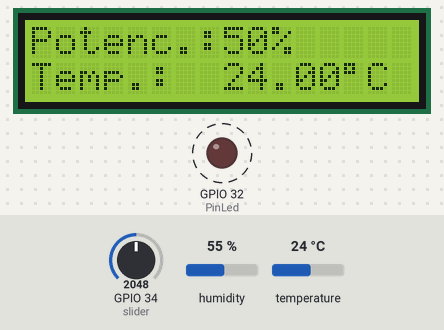
Bench run of a sketch on a simulated ESP32. Shown: 16×2 character LCD, output pins drawn as LEDs (lit = HIGH). Dashed ring = blinking. Inputs (shaded band) come from the test bench; at power-on: temperature 24 °C, GPIO 34 (slider) = 2048, humidity 55 %. What the sketch prints to the serial monitor is not drawn.

Above: at 1.2 s.
1.3 s: temperature set to 12 °C
At 2.7 s:
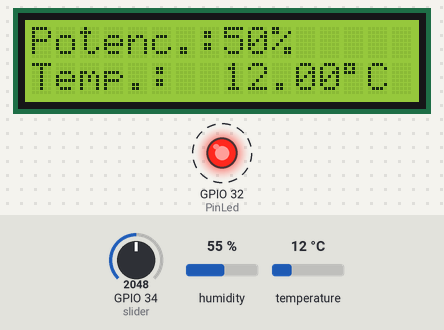
3.5 s: GPIO 34 (slider) set to 2866
At 4.8 s:
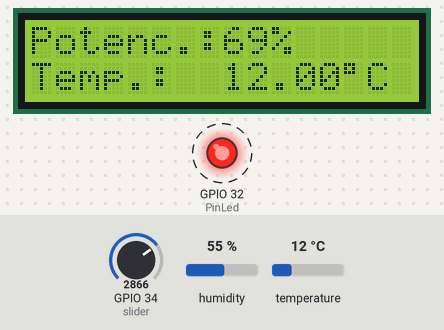
5.5 s: temperature set to 19 °C
At 6.8 s:
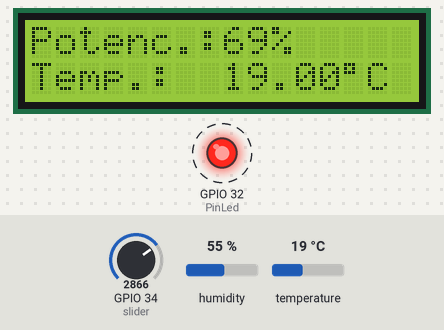
7.5 s: GPIO 34 (slider) set to 3603
At 8.6 s:
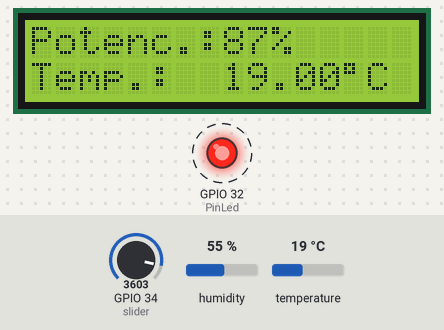
9.5 s: temperature set to 28 °C
At 10.6 s:
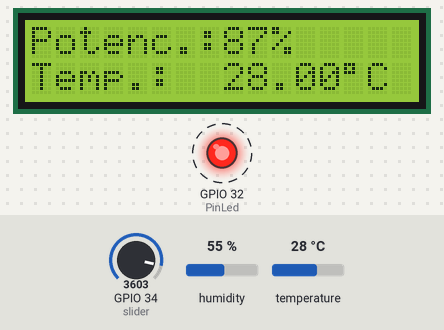
11.5 s: GPIO 34 (slider) set to 4095
At 12.8 s:
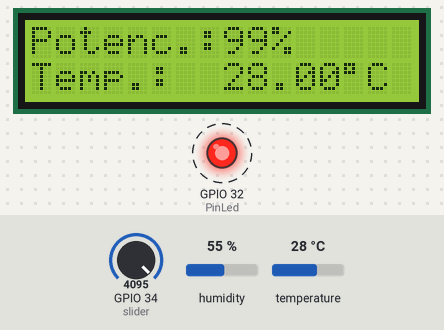
Timing chart, 0 to 14.5 s (numbered marks = the images above; inputs shaded):
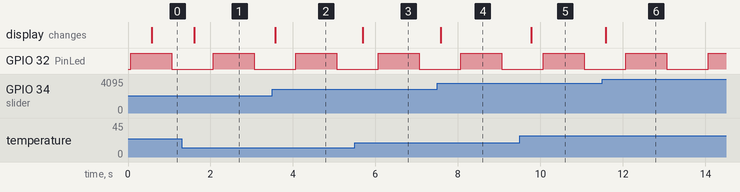

The sketch:

sketch.ino
```cpp
/* Universidade Federal do Paraná (UFPR) - DELT
 * Disciplina: Sistemas Operacionais Embarcados
 * Prática 3: Sincronização e Exclusão Mútua (Mutex)
 * Professor: Thiago José da Luz, PhD
 * Data: 28/03/2026
 * OBJETIVO: Resolver o conflito de hardware (LCD) da prática anterior.
 */

#include <Arduino.h>
#include <freertos/FreeRTOS.h>
#include <freertos/task.h>
#include <freertos/semphr.h>
#include <LiquidCrystal.h>
#include <DHTesp.h>


#// Definições de Hardware
#define slider 34     // Entrada Analógica (Potenciômetro)
#define temp 15       // Pino de dados DHT22
#define PinLed 32     // LED de status
#define DHT_PIN temp

// Barramento Paralelo do LCD (Modo 4 bits)
#define RS 19
#define E 18
#define D4 5
#define D5 17
#define D6 16
#define D7 4
LiquidCrystal lcd(RS, E, D4, D5, D6, D7);

DHTesp dhtSensor;

// Protótipos das Tasks
void TaskBlink(void *pvParameters);
void TaskSlider(void *pvParameters);
void TaskTemp(void *pvParameters);

SemaphoreHandle_t Semaforo; // Handler para o Mutex

void setup() {
  Serial.begin(115200);

 // Task 1: Criada sem afinidade fixa (escalonador decide o núcleo livre)
  xTaskCreate(TaskBlink, "Blink", 10000, NULL, 2, NULL);

  // Task 2: Pinned ao Core 0 - Foco em leitura de entrada analógica
  xTaskCreatePinnedToCore(TaskSlider, "Slider", 10000, NULL, 1, NULL,0);

  // Task 3: Pinned ao Core 1 - Foco em leitura de sensor digital (DHT22)
  xTaskCreatePinnedToCore(TaskTemp, "Temperatura", 10000, NULL, 1, NULL,1);

  // Inicialização do Mutex para proteção do LCD
  if ( Semaforo == NULL )  // Verifique se o Semáforo Serial ainda não foi criado
  {
    Semaforo = xSemaphoreCreateMutex();  // Crie um semáforo mutex que
    				// usaremos para gerenciar o LCD
    if ( ( Semaforo ) != NULL )
      xSemaphoreGive( ( Semaforo ) );  // Inicializa o recurso como disponível
  }
  // Inicialização de Periféricos
  lcd.begin(16, 2);
  lcd.clear();
  dhtSensor.setup(DHT_PIN, DHTesp::DHT22);
}

void loop() {
  // Loop vazio: Toda a lógica é gerenciada pelas Tasks do FreeRTOS
}

/* TASK SLIDER (Core 0): Gerencia a leitura do potenciômetro e escreve na Linha 0 */
void TaskSlider(void* pvParameters) {
  (void) pvParameters;
  vTaskDelay(500/portTICK_PERIOD_MS); // Offset inicial para setup

  // Seção Crítica: Proteção da inicialização do cabeçalho
  if ( xSemaphoreTake( Semaforo, ( TickType_t ) 5 ) == pdTRUE )  {
    lcd.setCursor(0, 0);
    lcd.print("Potenc.:");
    xSemaphoreGive( Semaforo ); // Agora libere a Porta Serial para outros
  }

  for(;;){

      // leia a entrada analógica no pino A0
      int sensor = analogRead(slider);
      // Converte o valor para percentual
      sensor = map(sensor, 0,4096,0,100);

      // Tenta obter acesso exclusivo ao LCD por até 5 ticks
      if ( xSemaphoreTake( Semaforo, ( TickType_t ) 5 ) == pdTRUE )  {
        // Conseguimos obter o semáforo e agora podemos acessar o recurso compartilhado.
        // Queremos ter a Porta Serial só para nós, pois demora para imprimir
        lcd.setCursor(8, 0);
        lcd.print(sensor);
        lcd.print("% ");
        xSemaphoreGive( Semaforo ); // Agora libere a Porta Serial para outros
      }

      vTaskDelay(500/portTICK_PERIOD_MS); // Bloqueio da Task por 500ms
  }
}

/* TASK TEMP (Core 1): Gerencia o sensor DHT22 e escreve na Linha 1 */
void TaskTemp(void* pvParameters) {
  (void) pvParameters;
  vTaskDelay(500/portTICK_PERIOD_MS); // Offset inicial para setup

  // Seção Crítica: Proteção da inicialização do cabeçalho
  if ( xSemaphoreTake( Semaforo, ( TickType_t ) 5 ) == pdTRUE )  {
    lcd.setCursor(0, 1);
    lcd.print("Temp.:");
    xSemaphoreGive( Semaforo ); // Agora libere a Porta Serial para outros
   }


  int sensor;

  for(;;){
    // leia a entrada analógica no pino A0
    // escreva na tela o valor lido
    TempAndHumidity  data = dhtSensor.getTempAndHumidity();

    // Sincronização entre núcleos para acesso ao periférico paralelo
    if ( xSemaphoreTake( Semaforo, ( TickType_t ) 5 ) == pdTRUE )  {
        // Conseguimos obter o semáforo e agora podemos acessar o recurso compartilhado..
        // Queremos ter a Porta Serial só para nós, pois demora para imprimir
        lcd.setCursor(8, 1);
        lcd.print(String(data.temperature, 2));
        lcd.write(0xDF); // Símbolo de grau
        lcd.print("C");
        xSemaphoreGive( Semaforo ); // Agora libere a Porta Serial para outros
    }

    vTaskDelay(500/portTICK_PERIOD_MS); // Bloqueio da Task por 500ms
  }
}

/* TASK BLINK (Dinâmica): Reporta o Núcleo de Execução via Serial */
void TaskBlink(void* pvParameters) {
  (void) pvParameters;

  pinMode(PinLed, OUTPUT);
  for (;;)
  {
    digitalWrite(PinLed , HIGH); // Liga LED
    // xPortGetCoreID identifica em qual núcleo o Scheduler posicionou a tarefa
    printf("Taks LED executado no núcleo: %d \n",xPortGetCoreID());

    vTaskDelay(1000/portTICK_PERIOD_MS); // Bloqueio da Task por 1000ms

    digitalWrite(PinLed , LOW); // Desliga LED
    printf("Taks LED executado no núcleo: %d \n",xPortGetCoreID());

    vTaskDelay(1000/portTICK_PERIOD_MS); // Bloqueio da Task por 1000ms

  }
}
```

Measured:
- after the input at 1.3 s, the display: changes after 0.30 s (image 1)
- after the input at 3.5 s, the display: changes after 0.08 s (image 2)
- after the input at 5.5 s, the display: changes after 0.19 s (image 3)
- after the input at 7.5 s, the display: changes after 0.08 s (image 4)
- after the input at 9.5 s, the display: changes after 0.28 s (image 5)
- after the input at 11.5 s, the display: changes after 0.09 s (image 6)
